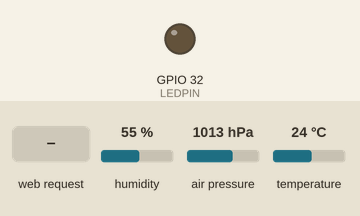
Recording of a sketch running on a simulated ESP32. Parts: output pins drawn as LEDs (lit = HIGH). The inputs (shaded band) are chosen by the test bench; at power-on: humidity 55 %, air pressure 1013 hPa, temperature 24 °C. WiFi joins after 1.5 s; servers stay silent unless stated; what the sketch prints to the serial monitor is not drawn.

Above: at 4.7 s.
4.8 s: HTTP request GET /?LED=1 received
At 6.4 s:
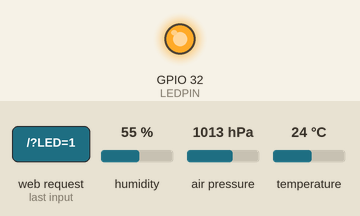
7.0 s: HTTP request GET /?LED=0 received
At 8.2 s:
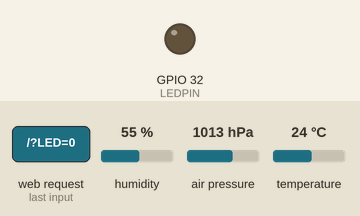
Timing chart, 0 to 10.0 s (numbered marks = the images above; inputs shaded):
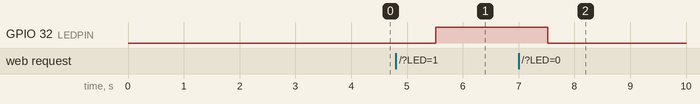

Measured:
- after the input at 4.8 s, GPIO 32 (LEDPIN): LOW → HIGH after 0.71 s
- after the input at 7.0 s, GPIO 32 (LEDPIN): HIGH → LOW after 0.52 s

The sketch:

exemplo_webserver.ino
```cpp
    /////////////////////////////////////////////////////////////////
   //         ESP32 Web Server Project  v1.00                     //
  //       Get the latest version of the code here:              //
 //         http://educ8s.tv/esp32-web-server                   //
/////////////////////////////////////////////////////////////////


#include <WiFi.h>
#include <WiFiClient.h>
#include <WebServer.h>  //https://github.com/bbx10/WebServer_tng
#include "Adafruit_BME280.h" //https://github.com/Takatsuki0204/BME280-I2C-ESP32

WebServer server ( 80 );

const char* ssid     = "yourSSID";
const char* password = "yourPassword";
#define ALTITUDE 216.0 // Altitude in Sparta, Greece

#define I2C_SDA 27
#define I2C_SCL 26
#define BME280_ADDRESS 0x76  //If the sensor does not work, try the 0x77 address as well
int LEDPIN = 32;

float temperature = 0;
float humidity = 0;
float pressure = 0;

String  ledState = "OFF";

Adafruit_BME280 bme(I2C_SDA, I2C_SCL);

void setup()
{
  pinMode(LEDPIN, OUTPUT);

  Serial.begin(9600);

  initSensor();

  connectToWifi();

  beginServer();
}

void loop() {

 server.handleClient();

 getTemperature();
 getHumidity();
 getPressure();
 delay(1000);

}

void connectToWifi()
{
  WiFi.enableSTA(true);

  delay(2000);

  WiFi.begin(ssid, password);

  while (WiFi.status() != WL_CONNECTED) {
        delay(500);
        Serial.print(".");
    }
  Serial.println("");
  Serial.println("WiFi connected");
  Serial.println("IP address: ");
  Serial.println(WiFi.localIP());
}

void beginServer()
{
  server.on ( "/", handleRoot );
  server.begin();
  Serial.println ( "HTTP server started" );
}

void handleRoot(){
  if ( server.hasArg("LED") ) {
    handleSubmit();
  } else {
    server.send ( 200, "text/html", getPage() );
  }
}

void initSensor()
{
  bool status = bme.begin(BME280_ADDRESS);
  if (!status) {
    Serial.println("Could not find a valid BME280 sensor, check wiring!");
    while (1);
  }
}

float getTemperature()
{
  temperature = bme.readTemperature();
}

float getHumidity()
{
  humidity = bme.readHumidity();
}

float getPressure()
{
  pressure = bme.readPressure();
  pressure = bme.seaLevelForAltitude(ALTITUDE,pressure);
  pressure = pressure/100.0F;
}

void handleSubmit() {

  String LEDValue;
  LEDValue = server.arg("LED");
  Serial.println("Set GPIO ");
  Serial.print(LEDValue);

  if ( LEDValue == "1" ) {
    digitalWrite(LEDPIN, HIGH);
    ledState = "On";
    server.send ( 200, "text/html", getPage() );
  }
  else if( LEDValue == "0" )
  {
    digitalWrite(LEDPIN, LOW);
    ledState = "Off";
    server.send ( 200, "text/html", getPage() );
  } else
  {
    Serial.println("Error Led Value");
  }
}

String getPage(){
  String page = "<html lang=en-EN><head><meta http-equiv='refresh' content='60'/>";
  page += "<title>ESP32 WebServer - educ8s.tv</title>";
  page += "<style> body { background-color: #fffff; font-family: Arial, Helvetica, Sans-Serif; Color: #000000; }</style>";
  page += "</head><body><h1>ESP32 WebServer</h1>";
  page += "<h3>BME280 Sensor</h3>";
  page += "<ul><li>Temperature: ";
  page += temperature;
  page += "&deg;C</li>";
  page += "<li>Humidity: ";
  page += humidity;
  page += "%</li>";
  page += "<li>Barometric Pressure: ";
  page += pressure;
  page += " hPa</li></ul>";
  page += "<h3>GPIO</h3>";
  page += "<form action='/' method='POST'>";
  page += "<ul><li>LED";
  page += "";
  page += "<INPUT type='radio' name='LED' value='1'>ON";
  page += "<INPUT type='radio' name='LED' value='0'>OFF</li></ul>";
  page += "<INPUT type='submit' value='Submit'>";

  page += "</body></html>";
  return page;
}
```
